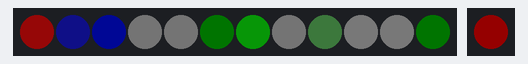
A sketch run on a simulated Particle Photon. Parts: 12 RGB LEDs in strip order, left to right, 1 RGB LEDs in strip order, left to right. Dim RGB values are drawn brighter than linear; the local clock reads 2024-03-15 10:24:30 at power-on unless the sketch sets it.

Above: at 0.01 s.
At 5.01 s:
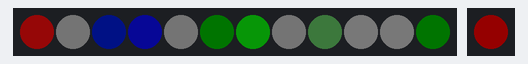
At 10.01 s:
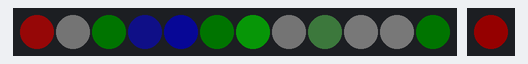
At 20.01 s:
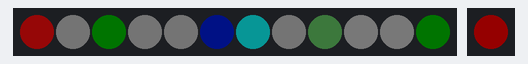
At 30.01 s:
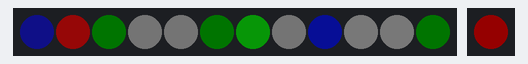
At 39.84 s:
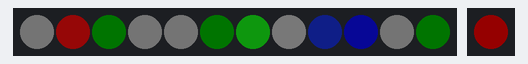

The sketch:

neoclock.ino
```cpp
// extended from time_loop from https://github.com/zeroeth/time_loop
#include "application.h"

// This #include statement was automatically added by the Spark IDE.
#include "neopixel/neopixel.h"

#define PIXEL_COUNT 12
#define PIXEL_PIN A7
#define PIXEL_TYPE WS2812B

// From adaFruit NEOPIXEL goggles example: Gamma correction improves appearance of midrange colors
const uint8_t gamma[] = {
      0,  0,  0,  0,  0,  0,  0,  0,  0,  0,  0,  0,  0,  0,  0,  0,
      0,  0,  0,  0,  0,  0,  0,  0,  1,  1,  1,  1,  1,  1,  1,  1,
      1,  1,  1,  1,  2,  2,  2,  2,  2,  2,  2,  2,  3,  3,  3,  3,
      3,  3,  4,  4,  4,  4,  5,  5,  5,  5,  5,  6,  6,  6,  6,  7,
      7,  7,  8,  8,  8,  9,  9,  9, 10, 10, 10, 11, 11, 11, 12, 12,
     13, 13, 13, 14, 14, 15, 15, 16, 16, 17, 17, 18, 18, 19, 19, 20,
     20, 21, 21, 22, 22, 23, 24, 24, 25, 25, 26, 27, 27, 28, 29, 29,
     30, 31, 31, 32, 33, 34, 34, 35, 36, 37, 38, 38, 39, 40, 41, 42,
     42, 43, 44, 45, 46, 47, 48, 49, 50, 51, 52, 53, 54, 55, 56, 57,
     58, 59, 60, 61, 62, 63, 64, 65, 66, 68, 69, 70, 71, 72, 73, 75,
     76, 77, 78, 80, 81, 82, 84, 85, 86, 88, 89, 90, 92, 93, 94, 96,
     97, 99,100,102,103,105,106,108,109,111,112,114,115,117,119,120,
    122,124,125,127,129,130,132,134,136,137,139,141,143,145,146,148,
    150,152,154,156,158,160,162,164,166,168,170,172,174,176,178,180,
    182,184,186,188,191,193,195,197,199,202,204,206,209,211,213,215,
    218,220,223,225,227,230,232,235,237,240,242,245,247,250,252,255
};

//  0, 1, 2, 3, 4, 5, 6, 7, 8, 9, 10, 11, 12
const uint8_t LEDmap[] = {
    8, 9, 10, 11, 0, 1, 2, 3, 4, 5, 6, 7
};

// Parameter 1 = number of pixels in strip
// Parameter 2 = pin number (most are valid)
//               note: if not specified, D2 is selected for you.
// Parameter 3 = pixel type [ WS2812, WS2812B, WS2811, TM1803 ]
//               note: if not specified, WS2812B is selected for you.
//               note: RGB order is automatically applied to WS2811,
//                     WS2812/WS2812B/TM1803 is GRB order.
//
// 800 KHz bitstream 800 KHz bitstream (most NeoPixel products ...
//                         ... WS2812 (6-pin part)/WS2812B (4-pin part) )
//
// 400 KHz bitstream (classic 'v1' (not v2) FLORA pixels, WS2811 drivers)
//                   (Radio Shack Tri-Color LED Strip - TM1803 driver
//                    NOTE: RS Tri-Color LED's are grouped in sets of 3)

//Adafruit_NeoPixel strip = Adafruit_NeoPixel(12, PIN, NEO_GRB + NEO_KHZ800);
Adafruit_NeoPixel strip = Adafruit_NeoPixel(PIXEL_COUNT, PIXEL_PIN, PIXEL_TYPE);

// IMPORTANT: To reduce NeoPixel burnout risk, add 1000 uF capacitor across
// pixel power leads, add 300 - 500 Ohm resistor on first pixel's data input
// and minimize distance between Arduino and first pixel.  Avoid connecting
// on a live circuit...if you must, connect GND first.

uint32_t milli_color       = strip.Color ( 1,  1,  1);
uint32_t second_color      = strip.Color ( 0,  0,  20);
uint32_t second_color_weak = strip.Color ( 0,  0,  8);
uint32_t minute_color      = strip.Color ( 20, 0, 0);
uint32_t hour_color        = strip.Color (  0, 20,  0);

uint32_t off_color    = strip.Color (  1,  1,  1);
uint32_t off_color_strong    = strip.Color (  0,  1,  0);


/* CLOCK */
class ClockPositions
{
 public:
  uint8_t milli;
  uint8_t second;
  uint8_t minute;
  uint8_t hour;

  ClockPositions ();
  void update    ();
};


ClockPositions::ClockPositions()
{
  milli = second = minute = hour = 0;
  //milli = 0;
  //second = 0; //Time.second();
  //minute = 5; //Time.minute();
  //hour = 2; Time.hour();
  //DateTime(__DATE__, __TIME__);
}


void ClockPositions::update()
{
  milli  = map ((millis() %  1000), 0,  1000, 0, PIXEL_COUNT);
  second = map (Time.second(), 0, 60, 0, PIXEL_COUNT);
  minute = map (Time.minute(), 0, 60, 0, PIXEL_COUNT);
  hour   = map (Time.hour(), 0,  12, 0, PIXEL_COUNT);
}


/* CLOCK VIEW */

class ClockSegments
{
 public:
  ClockPositions    &positions;
  Adafruit_NeoPixel &strip;

  ClockSegments (Adafruit_NeoPixel&, ClockPositions&);
  void draw  ();
  void clear ();
  void add_color (uint8_t position, uint32_t color);
  uint32_t blend (uint32_t color1, uint32_t color2);
};


ClockSegments::ClockSegments (Adafruit_NeoPixel& n_strip, ClockPositions& n_positions): strip (n_strip), positions (n_positions)
{
}


void ClockSegments::draw()
{
  clear();

  add_color (positions.minute   % PIXEL_COUNT,  minute_color);
  add_color (positions.hour     % PIXEL_COUNT,  hour_color  );
//  add_color ((positions.hour+1) % PIXEL_COUNT,  hour_color  );

  add_color (positions.second     % PIXEL_COUNT, second_color);
  add_color ((positions.second-1) % PIXEL_COUNT, second_color_weak);
//  add_color ((positions.second+2) % PIXEL_COUNT, second_color);

  add_color (positions.milli     % PIXEL_COUNT,  milli_color);
  add_color ((positions.milli+1) % PIXEL_COUNT,  milli_color);
  add_color ((positions.milli+2) % PIXEL_COUNT,  milli_color);

  strip.show ();
}


void ClockSegments::add_color (uint8_t position, uint32_t color)
{
  uint32_t blended_color = blend (strip.getPixelColor (LEDmap[position]), color);

  /* Gamma mapping */
  uint8_t r,b,g;

  r = (uint8_t)(blended_color >> 16),
  g = (uint8_t)(blended_color >>  8),
  b = (uint8_t)(blended_color >>  0);

  strip.setPixelColor (LEDmap[position], blended_color);
}


uint32_t ClockSegments::blend (uint32_t color1, uint32_t color2)
{
  uint8_t r1,g1,b1;
  uint8_t r2,g2,b2;
  uint8_t r3,g3,b3;

  r1 = (uint8_t)(color1 >> 16),
  g1 = (uint8_t)(color1 >>  8),
  b1 = (uint8_t)(color1 >>  0);

  r2 = (uint8_t)(color2 >> 16),
  g2 = (uint8_t)(color2 >>  8),
  b2 = (uint8_t)(color2 >>  0);


  return strip.Color (constrain (r1+r2, 0, 255), constrain (g1+g2, 0, 255), constrain (b1+b2, 0, 255));
}


void ClockSegments::clear ()
{
  for(uint16_t i=0; i<strip.numPixels (); i++) {
    if ((i == 0) || (i == 3) || (i == 6) || (i == 9)) {
      strip.setPixelColor (LEDmap[i], off_color_strong);
    } else {
    strip.setPixelColor (LEDmap[i], off_color);
    }
  }
}


/* APP */
ClockPositions positions;
ClockSegments  segments(strip, positions);

void setup ()
{
  Time.zone(+1); // We are in Norway
  strip.begin ();
  strip.show (); // Initialize all pixels to 'off'

  // Dim on board LED - it is way too bright
  RGB.control(true);
  RGB.color(20, 0, 0);
  }


void loop ()
{
  // Check if we have summer or winter (normal) DST time
  if (IsDst(Time.day(), Time.month(), Time.weekday())) {
    //We ard saving daylight - It is Summertime
    Time.zone(+2);
  } else {
    //We are NOT saving daylight - It is Wintertime and this is the normal
    Time.zone(+1);
  }
  positions.update ();
  segments.draw ();
}

bool IsDst(uint8_t day, uint8_t month, uint8_t dow)
{
  if (month < 3 || month > 10)  return false;
  if (month > 3 && month < 10)  return true;

  uint8_t previousSunday = day - dow;

  if (month == 3) return previousSunday >= 25;
  if (month == 10) return previousSunday < 25;

  return false; // this line never gonna happend
}
```

lib8tion.cpp
```cpp
#include <stdint.h>

#define RAND16_SEED  1337
uint16_t rand16seed = RAND16_SEED;


// memset8, memcpy8, memmove8:
//  optimized avr replacements for the standard "C" library
//  routines memset, memcpy, and memmove.
//
//  There are two techniques that make these routines
//  faster than the standard avr-libc routines.
//  First, the loops are unrolled 2X, meaning that
//  the average loop overhead is cut in half.
//  And second, the compare-and-branch at the bottom
//  of each loop decrements the low byte of the
//  counter, and if the carry is clear, it branches
//  back up immediately.  Only if the low byte math
//  causes carry do we bother to decrement the high
//  byte and check that result for carry as well.
//  Results for a 100-byte buffer are 20-40% faster
//  than standard avr-libc, at a cost of a few extra
//  bytes of code.

#if defined(__AVR__)
extern "C" {
//__attribute__ ((noinline))
void * memset8 ( void * ptr, uint8_t val, uint16_t num )
{
    asm volatile(
         "  movw r26, %[ptr]        \n\t"
         "  sbrs %A[num], 0         \n\t"
         "  rjmp Lseteven_%=        \n\t"
         "  rjmp Lsetodd_%=         \n\t"
         "Lsetloop_%=:              \n\t"
         "  st X+, %[val]           \n\t"
         "Lsetodd_%=:               \n\t"
         "  st X+, %[val]           \n\t"
         "Lseteven_%=:              \n\t"
         "  subi %A[num], 2         \n\t"
         "  brcc Lsetloop_%=        \n\t"
         "  sbci %B[num], 0         \n\t"
         "  brcc Lsetloop_%=        \n\t"
         : [num] "+r" (num)
         : [ptr]  "r" (ptr),
           [val]  "r" (val)
         : "memory"
         );
    return ptr;
}


//__attribute__ ((noinline))
void * memcpy8 ( void * dst, void* src, uint16_t num )
{
    asm volatile(
         "  movw r30, %[src]        \n\t"
         "  movw r26, %[dst]        \n\t"
         "  sbrs %A[num], 0         \n\t"
         "  rjmp Lcpyeven_%=        \n\t"
         "  rjmp Lcpyodd_%=         \n\t"
         "Lcpyloop_%=:              \n\t"
         "  ld __tmp_reg__, Z+      \n\t"
         "  st X+, __tmp_reg__      \n\t"
         "Lcpyodd_%=:               \n\t"
         "  ld __tmp_reg__, Z+      \n\t"
         "  st X+, __tmp_reg__      \n\t"
         "Lcpyeven_%=:              \n\t"
         "  subi %A[num], 2         \n\t"
         "  brcc Lcpyloop_%=        \n\t"
         "  sbci %B[num], 0         \n\t"
         "  brcc Lcpyloop_%=        \n\t"
         : [num] "+r" (num)
         : [src] "r" (src),
           [dst] "r" (dst)
         : "memory"
         );
    return dst;
}

//__attribute__ ((noinline))
void * memmove8 ( void * dst, void* src, uint16_t num )
{
    if( src > dst) {
        // if src > dst then we can use the forward-stepping memcpy8
        return memcpy8( dst, src, num);
    } else {
        // if src < dst then we have to step backward:
        dst = (char*)dst + num;
        src = (char*)src + num;
        asm volatile(
             "  movw r30, %[src]        \n\t"
             "  movw r26, %[dst]        \n\t"
             "  sbrs %A[num], 0         \n\t"
             "  rjmp Lmoveven_%=        \n\t"
             "  rjmp Lmovodd_%=         \n\t"
             "Lmovloop_%=:              \n\t"
             "  ld __tmp_reg__, -Z      \n\t"
             "  st -X, __tmp_reg__      \n\t"
             "Lmovodd_%=:               \n\t"
             "  ld __tmp_reg__, -Z      \n\t"
             "  st -X, __tmp_reg__      \n\t"
             "Lmoveven_%=:              \n\t"
             "  subi %A[num], 2         \n\t"
             "  brcc Lmovloop_%=        \n\t"
             "  sbci %B[num], 0         \n\t"
             "  brcc Lmovloop_%=        \n\t"
             : [num] "+r" (num)
             : [src] "r" (src),
               [dst] "r" (dst)
             : "memory"
             );
        return dst;
    }
}


} /* end extern "C" */

#endif /* AVR */

#if 0
// TEST / VERIFICATION CODE ONLY BELOW THIS POINT
#include <Arduino.h>
#include "lib8tion.h"

void test1abs( int8_t i)
{
    Serial.print("abs("); Serial.print(i); Serial.print(") = ");
    int8_t j = abs8(i);
    Serial.print(j); Serial.println(" ");
}

void testabs()
{
    delay(5000);
    for( int8_t q = -128; q != 127; q++) {
        test1abs(q);
    }
    for(;;){};
}


void testmul8()
{
    delay(5000);
    byte r, c;

    Serial.println("mul8:");
    for( r = 0; r <= 20; r += 1) {
        Serial.print(r); Serial.print(" : ");
        for( c = 0; c <= 20; c += 1) {
            byte t;
            t = mul8( r, c);
            Serial.print(t); Serial.print(' ');
        }
        Serial.println(' ');
    }
    Serial.println("done.");
    for(;;){};
}


void testscale8()
{
    delay(5000);
    byte r, c;

    Serial.println("scale8:");
    for( r = 0; r <= 240; r += 10) {
        Serial.print(r); Serial.print(" : ");
        for( c = 0; c <= 240; c += 10) {
            byte t;
            t = scale8( r, c);
            Serial.print(t); Serial.print(' ');
        }
        Serial.println(' ');
    }

    Serial.println(' ');
    Serial.println("scale8_video:");

    for( r = 0; r <= 100; r += 4) {
        Serial.print(r); Serial.print(" : ");
        for( c = 0; c <= 100; c += 4) {
            byte t;
            t = scale8_video( r, c);
            Serial.print(t); Serial.print(' ');
        }
        Serial.println(' ');
    }

    Serial.println("done.");
    for(;;){};
}


void testqadd8()
{
    delay(5000);
    byte r, c;
    for( r = 0; r <= 240; r += 10) {
        Serial.print(r); Serial.print(" : ");
        for( c = 0; c <= 240; c += 10) {
            byte t;
            t = qadd8( r, c);
            Serial.print(t); Serial.print(' ');
        }
        Serial.println(' ');
    }
    Serial.println("done.");
    for(;;){};
}

void testnscale8x3()
{
    delay(5000);
    byte r, g, b, sc;
    for( byte z = 0; z < 10; z++) {
        r = random8(); g = random8(); b = random8(); sc = random8();

        Serial.print("nscale8x3_video( ");
        Serial.print(r); Serial.print(", ");
        Serial.print(g); Serial.print(", ");
        Serial.print(b); Serial.print(", ");
        Serial.print(sc); Serial.print(") = [ ");

        nscale8x3_video( r, g, b, sc);

        Serial.print(r); Serial.print(", ");
        Serial.print(g); Serial.print(", ");
        Serial.print(b); Serial.print("]");

        Serial.println(' ');
    }
    Serial.println("done.");
    for(;;){};
}

#endif
```
